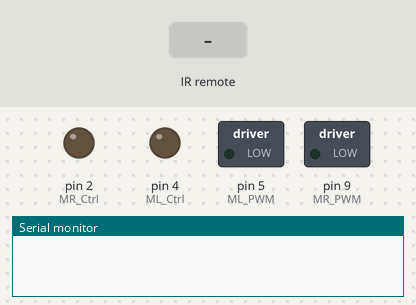
A sketch run on a simulated Arduino Uno, built with avr-gcc and run on an emulated ATmega328P. Shown: switched loads named in the sketch (green lamp = pin HIGH), output pins drawn as LEDs (lit = HIGH), the last lines printed to the serial monitor. Inputs (shaded band) come from the test bench. Pins used as bus, display or sensor lines are not drawn.

Above: at 1.2 s.
1.3 s: infrared code 0xFF629D received
At 2.3 s:
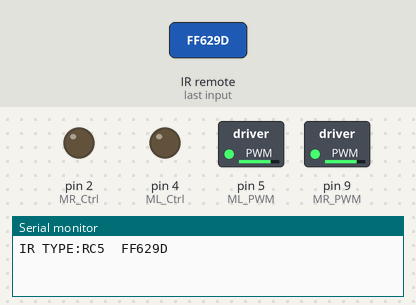
2.8 s: infrared code 0xFFA857 received
At 3.5 s:
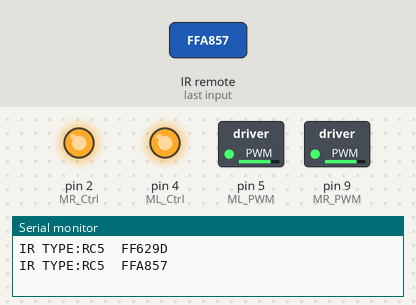
4.3 s: infrared code 0xFF22DD received
At 4.6 s:
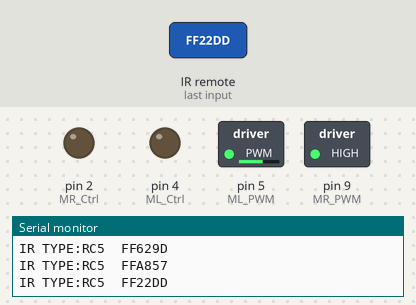
5.8 s: infrared code 0xFFC23D received
At 7.0 s:
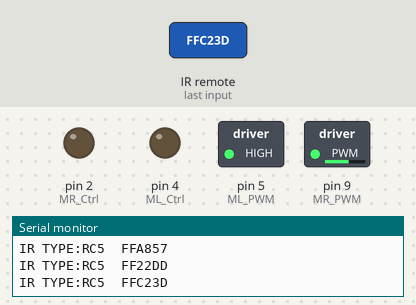
7.3 s: infrared code 0xFF30CF received
At 8.1 s:
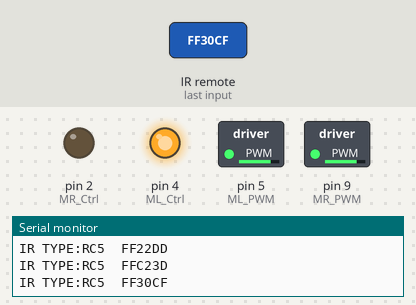
8.8 s: infrared code 0xFF7A85 received
At 9.2 s:
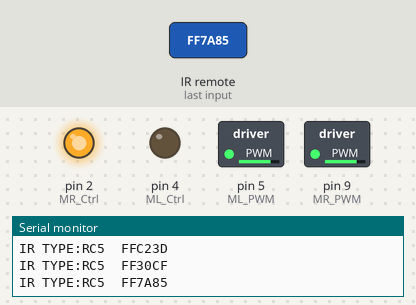
Timing chart, 0 to 11.3 s (numbered marks = the images above; inputs shaded):
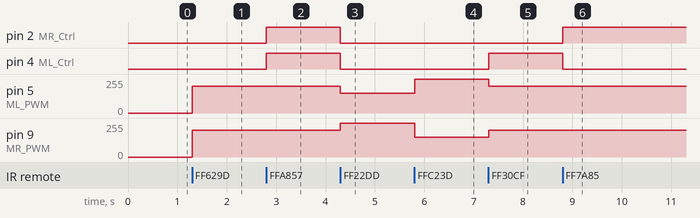

The sketch:

lesson_19.ino
```cpp
#include <IRremote.h>
IRrecv irrecv(A2);  //
decode_results results;
long ir_rec;  // used to save the IR value

//Array, used to save data of images, can be calculated by yourself or gotten from modulus tool
unsigned char start01[] = {0x01, 0x02, 0x04, 0x08, 0x10, 0x20, 0x40, 0x80, 0x80, 0x40, 0x20, 0x10, 0x08, 0x04, 0x02, 0x01};
unsigned char front[] = {0x00, 0x00, 0x00, 0x00, 0x00, 0x24, 0x12, 0x09, 0x12, 0x24, 0x00, 0x00, 0x00, 0x00, 0x00, 0x00};
unsigned char back[] = {0x00, 0x00, 0x00, 0x00, 0x00, 0x24, 0x48, 0x90, 0x48, 0x24, 0x00, 0x00, 0x00, 0x00, 0x00, 0x00};
unsigned char left[] = {0x00, 0x00, 0x00, 0x00, 0x00, 0x00, 0x44, 0x28, 0x10, 0x44, 0x28, 0x10, 0x44, 0x28, 0x10, 0x00};
unsigned char right[] = {0x00, 0x10, 0x28, 0x44, 0x10, 0x28, 0x44, 0x10, 0x28, 0x44, 0x00, 0x00, 0x00, 0x00, 0x00, 0x00};
unsigned char STOP01[] = {0x2E, 0x2A, 0x3A, 0x00, 0x02, 0x3E, 0x02, 0x00, 0x3E, 0x22, 0x3E, 0x00, 0x3E, 0x0A, 0x0E, 0x00};
unsigned char clear[] = {0x00, 0x00, 0x00, 0x00, 0x00, 0x00, 0x00, 0x00, 0x00, 0x00, 0x00, 0x00, 0x00, 0x00, 0x00, 0x00};
#define SCL_Pin  A5  //set the pin of clock to A5
#define SDA_Pin  A4  //set the data pin to A4

#define ML_Ctrl 4  //define the direction control pin of the left motor as 4
#define ML_PWM 5   //define the PWM control pin of the left motor as 5
#define MR_Ctrl 2  //define the direction control pin of the right sensor as 2
#define MR_PWM 9    //define the PWM control pin of the right motor as 9

void setup() {
  Serial.begin(9600);
  irrecv.enableIRIn();  //initialize the IR reception library

  pinMode(ML_Ctrl, OUTPUT);
  pinMode(ML_PWM, OUTPUT);
  pinMode(MR_Ctrl, OUTPUT);
  pinMode(MR_PWM, OUTPUT);

  pinMode(SCL_Pin, OUTPUT);
  pinMode(SDA_Pin, OUTPUT);
  matrix_display(clear); //Clear screens
  matrix_display(start01);  //display the image of start

}

void loop() {
  if (irrecv.decode(&results)) { //receive the value of IR remote
    ir_rec = results.value;
    String type = "UNKNOWN";
    String typelist[14] = {"UNKNOWN", "NEC", "SONY", "RC5", "RC6", "DISH", "SHARP", "PANASONIC", "JVC", "SANYO", "MITSUBISHI", "SAMSUNG", "LG", "WHYNTER"};
    if (results.decode_type >= 1 && results.decode_type <= 13) {
      type = typelist[results.decode_type];
    }
    Serial.print("IR TYPE:" + type + "  ");
    Serial.println(ir_rec, HEX);
    irrecv.resume();
  }

  switch (ir_rec) {
    case 0xFF629D: Car_front();     break;   //the command to go front
    case 0xFFA857: Car_back();      break;   //the command to go back
    case 0xFF22DD: Car_T_left();    break;   //the command to turn left
    case 0xFFC23D: Car_T_right();   break;   //the command to turn right
    case 0xFF02FD: Car_Stop();      break;   //the command to stop
    case 0xFF30CF: Car_left();      break;   //the command to rotate to left
    case 0xFF7A85: Car_right();     break;   //the command to rotate to right
    default: break;
  }

}

/***************motor works***************/
void Car_front() {
  digitalWrite(MR_Ctrl, LOW);
  analogWrite(MR_PWM, 200);
  digitalWrite(ML_Ctrl, LOW);
  analogWrite(ML_PWM, 200);
  matrix_display(front);  //show the image to go front
}

void Car_back() {
  digitalWrite(MR_Ctrl, HIGH);
  analogWrite(MR_PWM, 200);
  digitalWrite(ML_Ctrl, HIGH);
  analogWrite(ML_PWM, 200);
  matrix_display(back);  //show the image to go back
}

void Car_left() {
  digitalWrite(MR_Ctrl, LOW);
  analogWrite(MR_PWM, 200);
  digitalWrite(ML_Ctrl, HIGH);
  analogWrite(ML_PWM, 200);
  matrix_display(left);  //show the image to rotate to left
}

void Car_right() {
  digitalWrite(MR_Ctrl, HIGH);
  analogWrite(MR_PWM, 200);
  digitalWrite(ML_Ctrl, LOW);
  analogWrite(ML_PWM, 200);
  matrix_display(right);  //show the image to rotate to right
}

void Car_Stop() {
  digitalWrite(MR_Ctrl, LOW);
  analogWrite(MR_PWM, 0);
  digitalWrite(ML_Ctrl, LOW);
  analogWrite(ML_PWM, 0);
  matrix_display(STOP01);  //show the image to stop
}

void Car_T_left() {
  digitalWrite(MR_Ctrl, LOW);
  analogWrite(MR_PWM, 255);
  digitalWrite(ML_Ctrl, LOW);
  analogWrite(ML_PWM, 150);
  matrix_display(left);  //show the image to turn left
}

void Car_T_right() {
  digitalWrite(MR_Ctrl, LOW);
  analogWrite(MR_PWM, 150);
  digitalWrite(ML_Ctrl, LOW);
  analogWrite(ML_PWM, 255);
  matrix_display(right);  //show the image to turn right
}

//this function is used for a dot matrix
void matrix_display(unsigned char matrix_value[])
{
  IIC_start();  //use the function to start transmitting data
  IIC_send(0xc0);  //select an address
  for (int i = 0; i < 16; i++) //image data have 16 characters
  {
    IIC_send(matrix_value[i]); //data to transmit pictures
  }
  IIC_end();   //end the data transmission of pictures
  IIC_start();
  IIC_send(0x8A);  //show control and select pulse width 4/16
  IIC_end();
}

//the condition that data starts transmitting
void IIC_start()
{
  digitalWrite(SDA_Pin, HIGH);
  digitalWrite(SCL_Pin, HIGH);
  delayMicroseconds(3);
  digitalWrite(SDA_Pin, LOW);
  delayMicroseconds(3);
  digitalWrite(SCL_Pin, LOW);
}

//the sign that transmission of data ends
void IIC_end()
{
  digitalWrite(SCL_Pin, LOW);
  digitalWrite(SDA_Pin, LOW);
  delayMicroseconds(3);
  digitalWrite(SCL_Pin, HIGH);
  delayMicroseconds(3);
  digitalWrite(SDA_Pin, HIGH);
  delayMicroseconds(3);
}

//transmit data
void IIC_send(unsigned char send_data)
{
  for (byte mask = 0x01; mask != 0; mask <<= 1) //ecah character has 8 digits, which is detected one by one
  {
    if (send_data & mask) { //set high or low levels in light of each bit(0 or 1)
      digitalWrite(SDA_Pin, HIGH);
    } else {
      digitalWrite(SDA_Pin, LOW);
    }
    delayMicroseconds(3);
    digitalWrite(SCL_Pin, HIGH); //pull up the clock pin SCL_Pin to end the transmission of data
    delayMicroseconds(3);
    digitalWrite(SCL_Pin, LOW); //pull down the clock pin SCL_Pin to change signals of SDA
  }
}
```

Measured:
- after the input at 1.3 s, pin 5 (ML_PWM), pin 9 (MR_PWM): 0/255 → 200/255 at once
- after the input at 2.8 s, pin 2 (MR_Ctrl), pin 4 (ML_Ctrl): LOW → HIGH at once
- after the input at 4.3 s, pin 2 (MR_Ctrl), pin 4 (ML_Ctrl): HIGH → LOW at once; pin 5 (ML_PWM): 200/255 → 150/255 at once; pin 9 (MR_PWM): 200/255 → 255/255 at once
- after the input at 5.8 s, pin 5 (ML_PWM): 150/255 → 255/255 at once; pin 9 (MR_PWM): 255/255 → 150/255 at once
- after the input at 7.3 s, pin 4 (ML_Ctrl): LOW → HIGH at once; pin 5 (ML_PWM): 255/255 → 200/255 at once; pin 9 (MR_PWM): 150/255 → 200/255 at once
- after the input at 8.8 s, pin 2 (MR_Ctrl): LOW → HIGH at once; pin 4 (ML_Ctrl): HIGH → LOW at once
